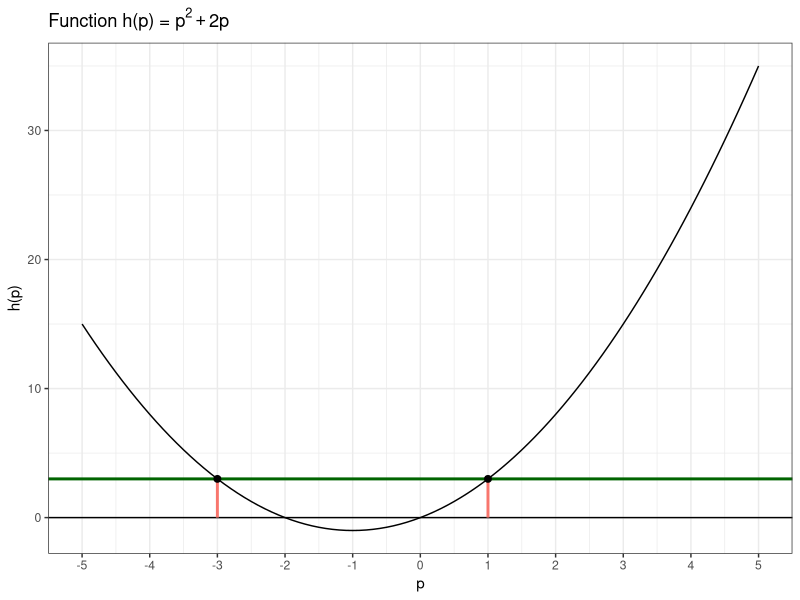

The R script that drew this image:
## ---- chunk 1
#| label: fig-graph-example
#| fig-cap: "Graph for the function $h(p) = p^2 + 2p$ showing the solution for $h(p) = 3$"
#| attr-source: '#lst-fig-graph-example lst-cap="Plot function $h(p) = p^2 + 2p$"'
#| fig.align: center
#| fig-width: 4
#| fig-height: 4

ggplot2::ggplot() +
    ggplot2::scale_x_continuous(limits = c(-5, 5), breaks = seq(-5, 5, 1)) +
    ggplot2::geom_function(fun = function(x) x^2 + (2 * x)) +
    ggplot2::geom_hline(yintercept = 0, linetype = "solid") + 
    ggplot2::geom_hline(yintercept = 3, linetype = "solid", 
              color = "darkgreen", linewidth = 1) + 
    ggplot2::geom_segment(ggplot2::aes(x = -3, y = 0, xend = -3, yend = +3, 
              color = "orange"), show.legend = FALSE, linewidth = 1) +
    ggplot2::geom_segment(ggplot2::aes(x = 1, y = 0, xend = 1, yend = +3, 
              color = "orange"), show.legend = FALSE, linewidth = 1) +
    ggplot2::geom_point(ggplot2::aes(x = -3, y = +3, 
              fill = "blue"), size = 2, show.legend = FALSE) +
        ggplot2::geom_point(ggplot2::aes(x = 1, y = +3, 
              fill = "blue"), size = 2, show.legend = FALSE) +
    ggplot2::theme_bw() +
    ggplot2::labs(
        title = expression(paste("Function h(p) = ", p^2 + 2 * p)),
        x = "p",
        y = "h(p)"
    )
